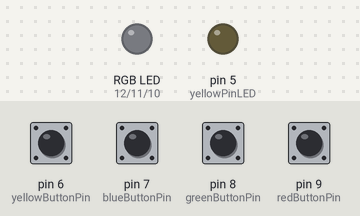
Simulated run of this sketch. Board: Arduino Uno, built with avr-gcc and run on an emulated ATmega328P. On the bench: an RGB LED mixed from three pins (HIGH = lit), output pins drawn as LEDs (lit = HIGH). Inputs (shaded band) come from the test bench; at power-on: pin 6 (yellowButtonPin), pin 7 (blueButtonPin), pin 8 (greenButtonPin), pin 9 (redButtonPin) HIGH. What the sketch prints to the serial monitor is not drawn.

Above: at 6.2 s.
6.3 s: pin 6 (yellowButtonPin) pulled LOW for 0.15 s
At 7.5 s:
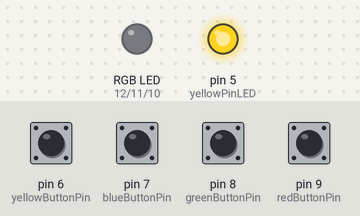
7.9 s: pin 7 (blueButtonPin) pulled LOW for 0.15 s
At 8.8 s:
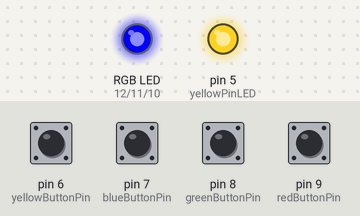
9.5 s: pin 8 (greenButtonPin) pulled LOW for 0.15 s
At 10.0 s:
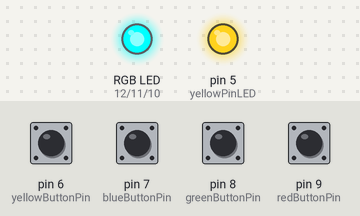
11.1 s: pin 9 (redButtonPin) pulled LOW for 0.15 s
At 12.3 s:
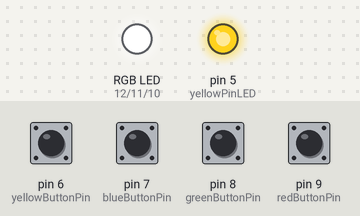
12.7 s: pin 6 (yellowButtonPin) pulled LOW for 1 s
At 13.7 s:
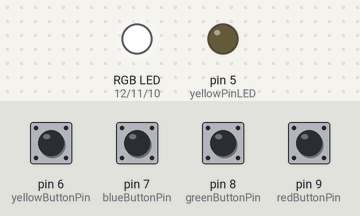
15.2 s: pin 7 (blueButtonPin) pulled LOW for 1 s
At 15.7 s:
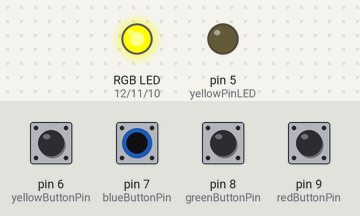
Timing chart, 0 to 18.2 s (numbered marks = the images above; inputs shaded):
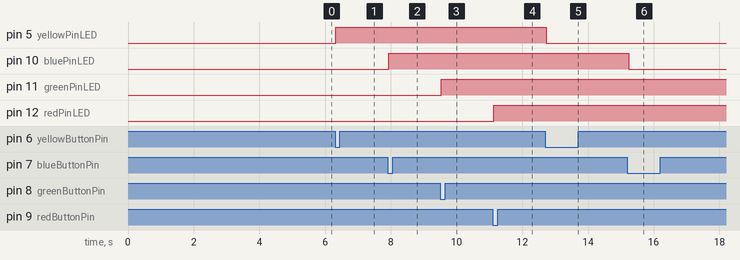

The sketch:

Homework_of_Lesson27.ino
```cpp
// Variable declaration --> LEDS!
int redPinLED = 12;
int greenPinLED = 11;
int bluePinLED = 10;
int yellowPinLED = 5;

int redLEDStateNow = 0;
int greenLEDStateNow = 0;
int blueLEDStateNow = 0;
int yellowLEDStateNow = 0;

// Variable declaration --> button pins!
int redButtonPin = 9;
int greenButtonPin = 8;
int blueButtonPin = 7;
int yellowButtonPin = 6;

int yellowButtonStateReadNow = 1; // value to be read digitally from the buttonPin
int yellowButtonStateOld = 1;

int redButtonStateReadNow = 1; // value to be read digitally from the buttonPin
int redButtonStateOld = 1;

int greenButtonStateReadNow = 1; // value to be read digitally from the buttonPin
int greenButtonStateOld = 1;

int blueButtonStateReadNow = 1; // value to be read digitally from the buttonPin
int blueButtonStateOld = 1;

int br = 115200; // for the Serial monitor

int endingLoop = 50; // delay

void setup() {
  // Set the LEDs pins, button pins, and the serial monitor
  pinMode (redButtonPin, INPUT_PULLUP);
  pinMode (greenButtonPin, INPUT_PULLUP);
  pinMode (blueButtonPin, INPUT_PULLUP);
  pinMode (yellowButtonPin, INPUT_PULLUP);

  pinMode (redPinLED, OUTPUT);
  pinMode (greenPinLED, OUTPUT);
  pinMode (bluePinLED, OUTPUT);
  pinMode (yellowPinLED, OUTPUT);

  Serial.begin(br);

  Serial.println("There are 4 colors: RED, GREEN, BLUE and YELLOW.");
  Serial.println("Push the button switch with the color that you want to put in the RGB LED.");
  Serial.println("NOTE: You can mix the colors in the RGB LED if you like. :)");
  Serial.println("");
}

void loop() {
  // Perform the procedure
  // First, read the value from the button switches
  redButtonStateReadNow = digitalRead(redButtonPin);
  greenButtonStateReadNow = digitalRead(greenButtonPin);
  blueButtonStateReadNow = digitalRead(blueButtonPin);
  yellowButtonStateReadNow = digitalRead(yellowButtonPin);

  // if statements to turn on the RGB LED depending on whether the button switch is pressed or not. The colors are: RED, GREEN AND BLUE
  // Start with RED
  if (redButtonStateOld == 1 && redButtonStateReadNow == 0) { // when the button switch IS pressed

  if (redLEDStateNow == 0) {
    Serial.println("The red LED is ON.");
    Serial.println("");
    digitalWrite (redPinLED, HIGH); // pin 9 of the button switch will recognize the voltage drop from the 10k resistor, so there will be voltage (the LED WILL turn on)
  }

  if (redLEDStateNow == 1) {
    Serial.println("The red LED is OFF.");
    Serial.println("");
    digitalWrite (redPinLED, LOW);
  }

  redLEDStateNow = !redLEDStateNow; // --> invert from 0 to 1 and from 1 to 0. Always work with the logic of the button switches
  // and at the end change the logic of the LEDs so they can be implemented correctly
  }

  redButtonStateOld = redButtonStateReadNow; // the previous action of the red button switch is changed with the recent one so
  // the changes are updated in each loop
//---------------------------------------------------------------------------------------------------------------------------------------------------------------------------------
  // GREEN
  if (greenButtonStateOld == 1 && greenButtonStateReadNow == 0) { // when the button switch IS pressed

  if (greenLEDStateNow == 0) {
    Serial.println("The green LED is ON.");
    Serial.println("");
    digitalWrite (greenPinLED, HIGH); // pin 9 of the button switch will recognize the voltage drop from the 10k resistor, so there will be voltage (the LED WILL turn on)
  }

  if (greenLEDStateNow == 1) {
    Serial.println("The green LED is OFF.");
    Serial.println("");
    digitalWrite (greenPinLED, LOW);
  }

  greenLEDStateNow = !greenLEDStateNow; // --> invert from 0 to 1 and from 1 to 0. Always work with the logic of the button switches
  // and at the end change the logic of the LEDs so they can be implemented correctly
  }

  greenButtonStateOld = greenButtonStateReadNow; // the previous action of the red button switch is changed with the recent one so
  // the changes are updated in each loop
//-----------------------------------------------------------------------------------------------------------------------------------------------------------
  // BLUE
  if (blueButtonStateOld == 1 && blueButtonStateReadNow == 0) { // when the button switch IS pressed

  if (blueLEDStateNow == 0) {
    Serial.println("The blue LED is ON.");
    Serial.println("");
    digitalWrite (bluePinLED, HIGH); // pin 9 of the button switch will recognize the voltage drop from the 10k resistor, so there will be voltage (the LED WILL turn on)
  }

  if (blueLEDStateNow == 1) {
    Serial.println("The blue LED is OFF.");
    Serial.println("");
    digitalWrite (bluePinLED, LOW);
  }

  blueLEDStateNow = !blueLEDStateNow; // --> invert from 0 to 1 and from 1 to 0. Always work with the logic of the button switches
  // and at the end change the logic of the LEDs so they can be implemented correctly
  }

  blueButtonStateOld = blueButtonStateReadNow; // the previous action of the red button switch is changed with the recent one so
  // the changes are updated in each loop
//---------------------------------------------------------------------------------------------------------------------------------------------------------------------------------
  // YELLOW
  if (yellowButtonStateOld == 1 && yellowButtonStateReadNow == 0) { // when the button switch IS pressed

  if (yellowLEDStateNow == 0) {
    Serial.println("The yellow LED is ON.");
    Serial.println("");
    digitalWrite (yellowPinLED, HIGH); // pin 9 of the button switch will recognize the voltage drop from the 10k resistor, so there will be voltage (the LED WILL turn on)
  }

  if (yellowLEDStateNow == 1) {
    Serial.println("The yellow LED is OFF.");
    Serial.println("");
    digitalWrite (yellowPinLED, LOW);
  }

  yellowLEDStateNow = !yellowLEDStateNow; // --> invert from 0 to 1 and from 1 to 0. Always work with the logic of the button switches
  // and at the end change the logic of the LEDs so they can be implemented correctly
  }

  yellowButtonStateOld = yellowButtonStateReadNow; // the previous action of the red button switch is changed with the recent one so
  // the changes are updated in each loop

  delay (endingLoop); // apply delay to avoid small errors in reading the button switches and in the signal transmission of the RGB LED
}
```

Measured:
- after the input at 6.3 s, pin 5 (yellowPinLED): LOW → HIGH at once
- after the input at 7.9 s, pin 10 (bluePinLED): LOW → HIGH at once
- after the input at 9.5 s, pin 11 (greenPinLED): LOW → HIGH at once
- after the input at 11.1 s, pin 12 (redPinLED): LOW → HIGH at once
- after the input at 12.7 s, pin 5 (yellowPinLED): HIGH → LOW at once
- after the input at 15.2 s, pin 10 (bluePinLED): HIGH → LOW at once
